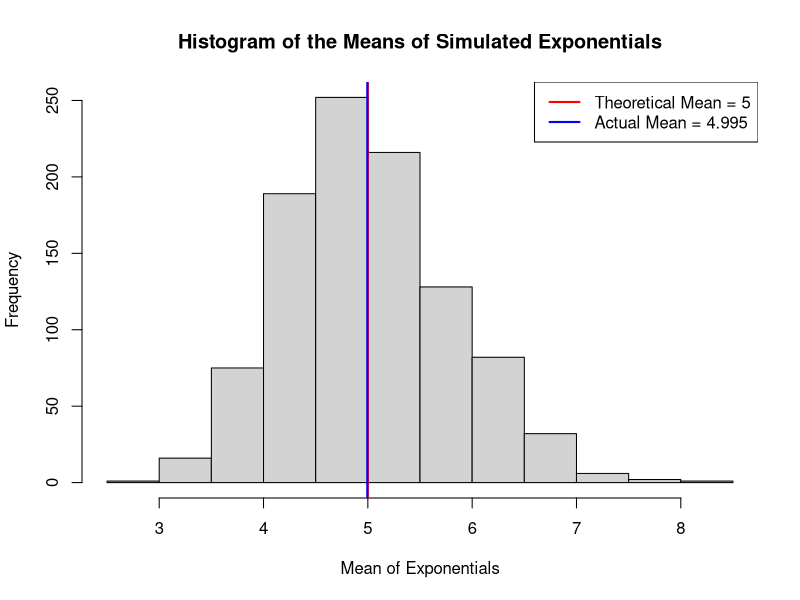
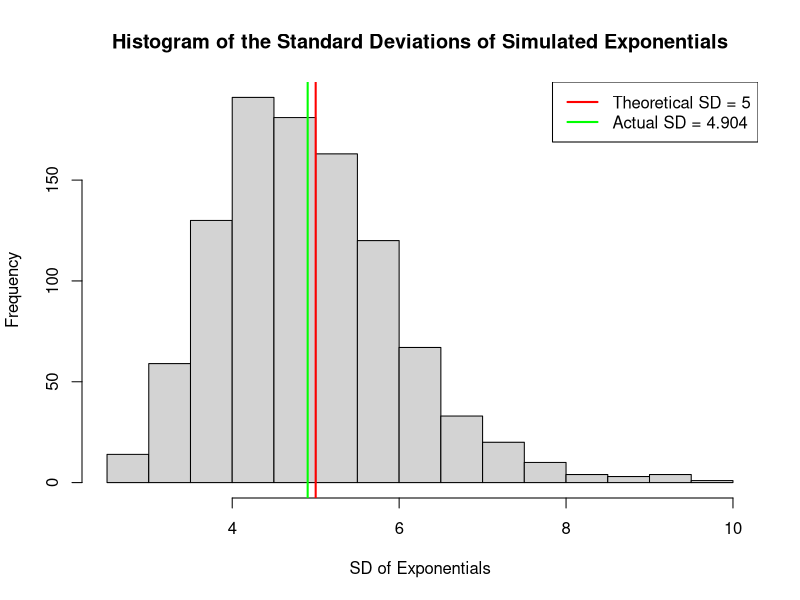
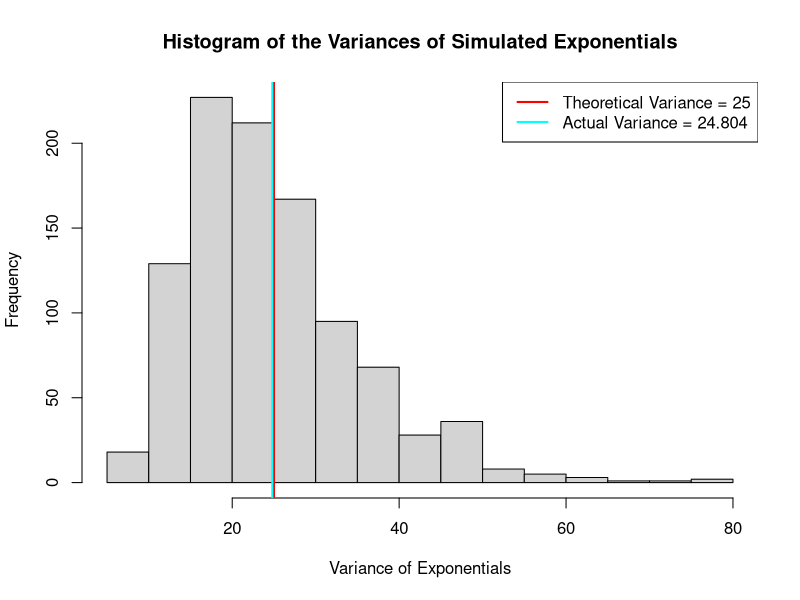

These figures' R source, in order:
## ---- chunk 1
lambda <- 0.2
set.seed(1997)
mns = NULL
## get the distribution of 1000 averages of 40 random exponentials
for (i in 1 : 1000) mns = c(mns, mean(rexp(40, lambda)))
mymean <- round(mean(mns), digits=3)
hist(mns, main="Histogram of the Means of Simulated Exponentials", xlab="Mean of Exponentials")
abline(v = 1/lambda, col = "red", lwd = 2)
abline(v = mymean, col = "blue", lwd = 2)
legend("topright", legend = c(paste(c("Theoretical Mean",1/lambda), collapse = " = "),
                              paste(c("Actual Mean", mymean), collapse = " = ")),
       lty=c(1,1),lwd=c(2,2),col=c("red","blue"))

sds = NULL
## get the distribution of 1000 standard deviation of 40 random exponentials
for (i in 1 : 1000) sds = c(sds, sd(rexp(40, lambda)))
mysd <- round(mean(sds), digits=3)
hist(sds, main="Histogram of the Standard Deviations of Simulated Exponentials",
     xlab="SD of Exponentials")
abline(v = 1/lambda, col = "red", lwd = 2)
abline(v = mysd, col = "green", lwd = 2)
legend("topright", legend = c(paste(c("Theoretical SD",1/lambda), collapse = " = "),
                              paste(c("Actual SD", mysd), collapse = " = ")),
       lty=c(1,1),lwd=c(2,2),col=c("red","green"))

vars = NULL
## get the distribution of 1000 variance of 40 random exponentials
for (i in 1 : 1000) vars = c(vars, var(rexp(40, lambda)))
myvar <- round(mean(vars), digits=3)
hist(vars, main="Histogram of the Variances of Simulated Exponentials",
     xlab="Variance of Exponentials")
abline(v = (1/lambda)^2, col = "red", lwd = 2)
abline(v = myvar, col = "cyan", lwd = 2)
legend("topright", legend = c(paste(c("Theoretical Variance",(1/lambda)^2), collapse = " = "),
                              paste(c("Actual Variance", myvar), collapse = " = ")),
       lty=c(1,1),lwd=c(2,2),col=c("red","cyan"))
